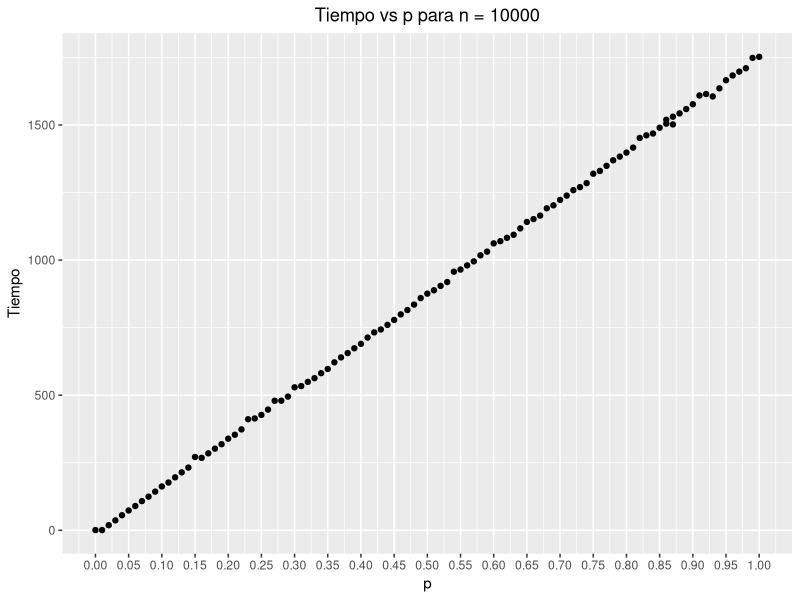

Reproduce this figure in R.
library(ggplot2)   
tabla=read.table("informe/plots/plot4n10000.txt")
p=tabla$V1
Tiempo=tabla$V2
ggplot(data = tabla, aes(x=p, y=Tiempo)) +  geom_point() + scale_x_continuous(breaks=seq(0, 1, 0.05))  + ggtitle("Tiempo vs p para n = 10000") + theme(plot.title = element_text(hjust = 0.5))
#+ scale_y_continuous(breaks = seq(min(Tiempo), max(Tiempo),0.0001))


